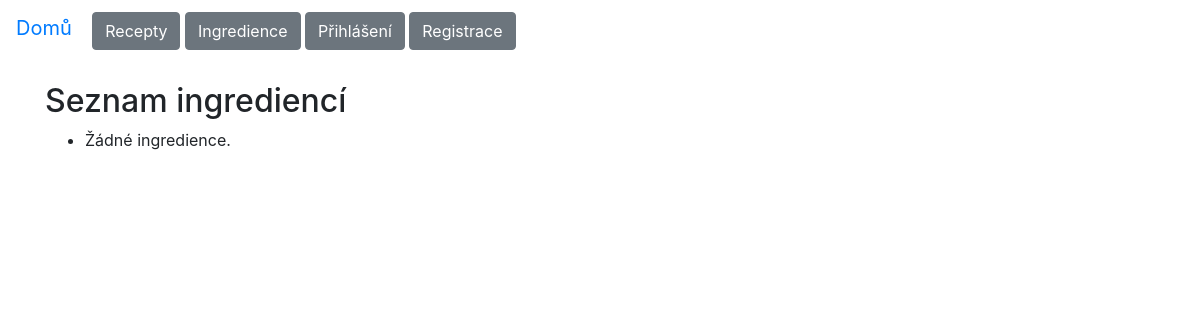
The page /ingredience/ on the database as committed earlier.
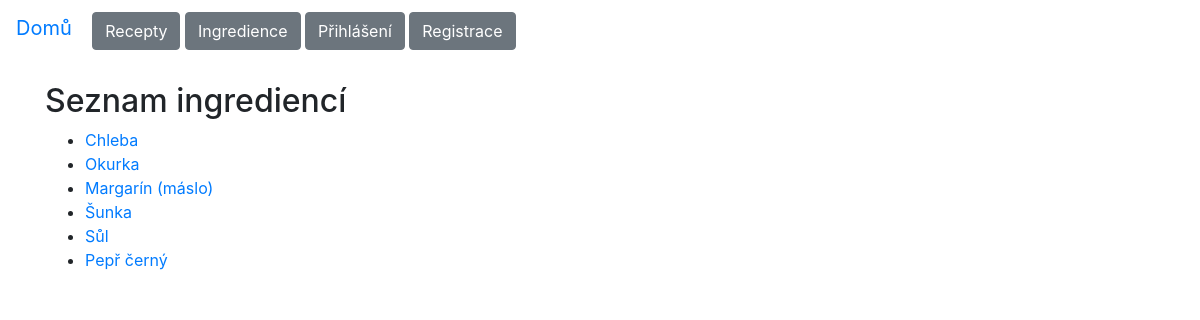
The same page on the database as committed later.
### recepty/models.py (models this page shows, shortened)
class Ingredient(models.Model):
    name = models.CharField(max_length=255)
    description = models.TextField(blank=True, null=True)
    image = models.ImageField(upload_to='ingredient_images/', blank=True, null=True)

### recepty/views.py (the view)
# urls.py: path('ingredience/', views.ingredient_list, name='ingredient_list'),
def ingredient_list(request):
    ingredients = Ingredient.objects.all()
    return render(request, 'ingredience/ingredient_list.html', {'ingredients': ingredients})

### recepty/templates/ingredience/ingredient_list.html (shortened to what this page needs)
{% extends "base.html" %}
{% block content %}
<div class="container mt-4">
    <h2>Seznam ingrediencí</h2>
    <ul>
        {% for ingredient in ingredients %}
            <li>
                <a href="{% url 'ingredient_detail' ingredient.name %}">{{ ingredient.name }}</a>
            </li>
        {% empty %}
            <li>Žádné ingredience.</li>
        {% endfor %}
    </ul>
</div>
{% endblock %}

### recepty/templates/base.html (shortened to what this page needs)
<!DOCTYPE html>
<html lang="cs">
<head>
    <link rel="stylesheet" href="https://stackpath.bootstrapcdn.com/bootstrap/4.5.2/css/bootstrap.min.css">
</head>
<body>
<nav class="navbar">
  <div class="navbar-content">
    <a href="{% url 'index' %}" class="navbar-brand">Domů</a>
    <a href="{% url 'recipe_list' %}" class="btn btn-secondary">Recepty</a>
    <a href="{% url 'ingredient_list' %}" class="btn btn-secondary">Ingredience</a>
    {% if user.is_authenticated %}
    <a href="{% url 'profile' %}" class="btn btn-secondary">Profil</a>
    <form action="{% url 'logout' %}" method="post" style="display:inline;">
        {% csrf_token %}
        <button type="submit" class="btn btn-danger">Odhlásit se</button>
    </form>
{% else %}
    <a href="{% url 'login' %}" class="btn btn-secondary">Přihlášení</a>
    <a href="{% url 'registrace' %}" class="btn btn-secondary">Registrace</a>
{% endif %}
  </div>
</nav>
{% block content %}{% endblock %}
</body>
</html>

Rows that differ between the two databases and show on the page:
added Ingredient: name "Chleba"
added Ingredient: name "Okurka"
added Ingredient: name "Margarín (máslo)"
added Ingredient: name "Šunka"
added Ingredient: name "Sůl"
added Ingredient: name "Pepř černý"
Other text that changed with them:
text no longer shown: "Žádné ingredience."
